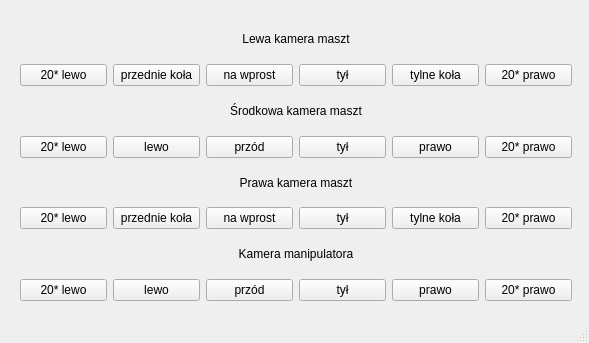
<?xml version="1.0" encoding="UTF-8"?>
<ui version="4.0">
 <class>MainWindow</class>
 <widget class="QMainWindow" name="MainWindow">
  <property name="geometry">
   <rect>
    <x>0</x>
    <y>0</y>
    <width>589</width>
    <height>343</height>
   </rect>
  </property>
  <property name="windowTitle">
   <string>MainWindow</string>
  </property>
  <widget class="QWidget" name="centralwidget">
   <widget class="QWidget" name="verticalLayoutWidget_2">
    <property name="geometry">
     <rect>
      <x>20</x>
      <y>20</y>
      <width>552</width>
      <height>281</height>
     </rect>
    </property>
    <layout class="QVBoxLayout" name="verticalLayout_2">
     <item>
      <widget class="QLabel" name="label_4">
       <property name="text">
        <string>Lewa kamera maszt</string>
       </property>
       <property name="alignment">
        <set>Qt::AlignCenter</set>
       </property>
      </widget>
     </item>
     <item>
      <layout class="QHBoxLayout" name="horizontalLayout_3">
       <item>
        <widget class="QPushButton" name="left_camera_left_angle">
         <property name="text">
          <string>20* lewo</string>
         </property>
        </widget>
       </item>
       <item>
        <widget class="QPushButton" name="left_camera_front_wheels">
         <property name="text">
          <string>przednie koła</string>
         </property>
        </widget>
       </item>
       <item>
        <widget class="QPushButton" name="left_camera_front">
         <property name="text">
          <string>na wprost</string>
         </property>
        </widget>
       </item>
       <item>
        <widget class="QPushButton" name="left_camera_back">
         <property name="text">
          <string>tył</string>
         </property>
        </widget>
       </item>
       <item>
        <widget class="QPushButton" name="left_camera_back_wheels">
         <property name="text">
          <string>tylne koła</string>
         </property>
        </widget>
       </item>
       <item>
        <widget class="QPushButton" name="left_camera_right_angle">
         <property name="text">
          <string>20* prawo</string>
         </property>
        </widget>
       </item>
      </layout>
     </item>
     <item>
      <widget class="QLabel" name="label_3">
       <property name="text">
        <string>Środkowa kamera maszt</string>
       </property>
       <property name="alignment">
        <set>Qt::AlignCenter</set>
       </property>
      </widget>
     </item>
     <item>
      <layout class="QHBoxLayout" name="horizontalLayout_2">
       <item>
        <widget class="QPushButton" name="middle_camera_left_angle">
         <property name="text">
          <string>20* lewo</string>
         </property>
        </widget>
       </item>
       <item>
        <widget class="QPushButton" name="middle_camera_left">
         <property name="text">
          <string>lewo</string>
         </property>
        </widget>
       </item>
       <item>
        <widget class="QPushButton" name="middle_camera_front">
         <property name="text">
          <string>przód</string>
         </property>
        </widget>
       </item>
       <item>
        <widget class="QPushButton" name="middle_camera_back">
         <property name="text">
          <string>tył</string>
         </property>
        </widget>
       </item>
       <item>
        <widget class="QPushButton" name="middle_camera_right">
         <property name="text">
          <string>prawo</string>
         </property>
        </widget>
       </item>
       <item>
        <widget class="QPushButton" name="middle_camera_right_angle">
         <property name="text">
          <string>20* prawo</string>
         </property>
        </widget>
       </item>
      </layout>
     </item>
     <item>
      <widget class="QLabel" name="label_2">
       <property name="text">
        <string>Prawa kamera maszt</string>
       </property>
       <property name="alignment">
        <set>Qt::AlignCenter</set>
       </property>
      </widget>
     </item>
     <item>
      <layout class="QHBoxLayout" name="horizontalLayout_4">
       <item>
        <widget class="QPushButton" name="right_camera_left_angle">
         <property name="text">
          <string>20* lewo</string>
         </property>
        </widget>
       </item>
       <item>
        <widget class="QPushButton" name="right_camera_front_wheels">
         <property name="text">
          <string>przednie koła</string>
         </property>
        </widget>
       </item>
       <item>
        <widget class="QPushButton" name="right_camera_front">
         <property name="text">
          <string>na wprost</string>
         </property>
        </widget>
       </item>
       <item>
        <widget class="QPushButton" name="right_camera_back">
         <property name="text">
          <string>tył</string>
         </property>
        </widget>
       </item>
       <item>
        <widget class="QPushButton" name="right_camera_back_wheels">
         <property name="text">
          <string>tylne koła</string>
         </property>
        </widget>
       </item>
       <item>
        <widget class="QPushButton" name="right_camera_right_angle">
         <property name="text">
          <string>20* prawo</string>
         </property>
        </widget>
       </item>
      </layout>
     </item>
     <item>
      <widget class="QLabel" name="label">
       <property name="text">
        <string>Kamera manipulatora</string>
       </property>
       <property name="alignment">
        <set>Qt::AlignCenter</set>
       </property>
      </widget>
     </item>
     <item>
      <layout class="QHBoxLayout" name="horizontalLayout_6">
       <item>
        <widget class="QPushButton" name="manip_camera_left_angle">
         <property name="text">
          <string>20* lewo</string>
         </property>
        </widget>
       </item>
       <item>
        <widget class="QPushButton" name="manip_camera_left">
         <property name="text">
          <string>lewo</string>
         </property>
        </widget>
       </item>
       <item>
        <widget class="QPushButton" name="manip_camera_front">
         <property name="text">
          <string>przód</string>
         </property>
        </widget>
       </item>
       <item>
        <widget class="QPushButton" name="manip_camera_back">
         <property name="text">
          <string>tył</string>
         </property>
        </widget>
       </item>
       <item>
        <widget class="QPushButton" name="manip_camera_right">
         <property name="text">
          <string>prawo</string>
         </property>
        </widget>
       </item>
       <item>
        <widget class="QPushButton" name="manip_camera_right_angle">
         <property name="text">
          <string>20* prawo</string>
         </property>
        </widget>
       </item>
      </layout>
     </item>
    </layout>
   </widget>
  </widget>
  <widget class="QMenuBar" name="menubar">
   <property name="geometry">
    <rect>
     <x>0</x>
     <y>0</y>
     <width>589</width>
     <height>22</height>
    </rect>
   </property>
  </widget>
  <widget class="QStatusBar" name="statusbar"/>
 </widget>
 <resources/>
 <connections/>
</ui>
